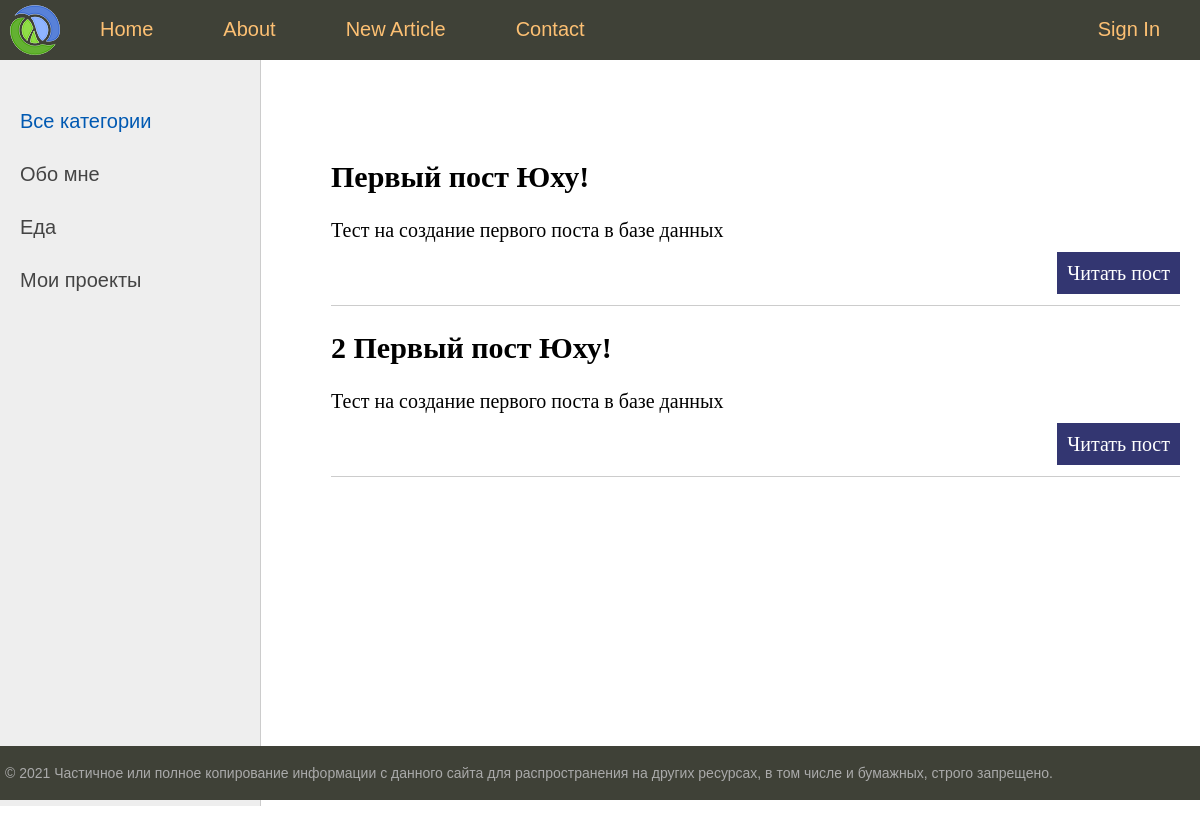
The page / on the database its author committed.
### blog/models.py (models this page shows, shortened)
class Blog(models.Model):
    title = models.CharField(max_length=255)
    content = models.TextField(blank=True)
    photo = models.ImageField(upload_to='photos/%Y/%m/%d/')
    time_created = models.DateTimeField(auto_now_add=True)
    time_updated = models.DateTimeField(auto_now=True)
    is_published = models.BooleanField(default=True)
    def get_absolute_url(self):
        return reverse('post', kwargs={'post_id': self.pk})

### blog/views.py (the view)
# urls.py: path("", index, name="home"),
def index(request):
    posts = Blog.objects.all()
    context = {
        "title": "Home",
        'menu': menu,
        'posts': posts,
    }
    return render(request, 'blog/index.html', context=context)

### blog/templates/blog/index.html (shortened to what this page needs)
{% extends 'blog/base.html' %}
{% block content %}
    <ul class="list-articles">
        {% for p in posts %}
            <li><h2>{{ p.title }}</h2>
                {% autoescape on %}
                    {{ p.content|linebreaks|truncatewords:50 }}
                {% endautoescape %}
                <p class="link-read-post"><a href="{{ p.get_absolute_url }}">Читать пост</a></p>
            </li>
        {% endfor %}
    </ul>
{% endblock %}

### blog/templates/blog/base.html (shortened to what this page needs)
{% load static %}
<!DOCTYPE html>
<html>
<head>
    <link type="text/css" href="{% static 'blog/css/style.css' %}" rel="stylesheet"/>
</head>
<body>
<table class="table-page" border=0 cellpadding="0" cellspacing="0">
    <tr>
        <td valign=top>
            {% block mainmenu %}
                <div class="header">
                    <ul id="mainmenu" class="mainmenu">
                        <li class="logo"><a href="{% url 'home' %}">
                            <div class="logo"></div>
                        </a></li>
                        {% for m in menu %}
                            {% if not forloop.last %}
                                <li><a href="{% url m.url_name %}">{{ m.title }}</a></li>
                            {% else %}
                                <li class="last"><a href="{% url m.url_name %}">{{ m.title }}</a></li>
                            {% endif %}
                        {% endfor %}
                    </ul>
                </div>
            {% endblock mainmenu %}
            <table class="table-content" border=0 cellpadding="0" cellspacing="0">
                <tr>
                    <td valign="top" class="left-chapters">
                        <ul id="leftchapters">
                            <li class="selected">Все категории</li>
                            <li><a href="#">Обо мне</a></li>
                            <li><a href="#">Еда</a></li>
                            <li><a href="#">Мои проекты</a></li>
                        </ul>
                    </td>
                    <td valign="top" class="content">
                        <div class="content-text">
                            {% block content %}
                            {% endblock %}
                        </div>
                    </td>
                </tr>
            </table>
        </td>
    </tr>
    <tr>
        <td valign=top>
            <div id="footer">
                <p>&copy; 2021 Частичное или полное копирование информации с данного сайта для распространения на других
                    ресурсах, в том числе и бумажных, строго запрещено.</p>
            </div>
        </td>
    </tr>
</table>
</body>
</html>

### blog/static/blog/css/style.css (style rules this page uses)
html, body { font-family: 'Arial'; margin: 0; padding: 0; height: 100%; width: 100%; color: #444; }
a { color: #0059b2; text-decoration: none; }
p.link-read-post { text-align: right; }
p.link-read-post a { padding: 10px; min-width: 100px; background: #333671; color: #fff; text-decoration: none; }
ul.list-articles { list-style: none; margin: 0; padding: 0; }
ul.list-articles li { border-bottom: 1px solid #ccc; }
.table-page { width: 100%; height: 100%; vertical-align: top; }
.table-page tr { height: 100%; }
.header { background: #3F4137; height: 60px; }
.logo { background: url('../images/logo.png') no-repeat 10px 5px; width: 70px; height: 60px; }
ul.mainmenu { list-style: none; margin: 0; padding: 0; height: 60px; color: #fdc073; font-size: 20px; overflow: hidden; }
ul.mainmenu li { float: left; margin: 18px 40px 0 30px; }
ul.mainmenu li.logo { margin: 0; }
ul.mainmenu li.last { float: right; }
ul.mainmenu li a { color: #fdc073; text-decoration: none; }
.table-content { width: 100%; min-height: 100%; height: 100%; }
.left-chapters { margin: 0; background: #eee; border-right: 1px solid #ccc; min-height: 100%; }
.left-chapters ul { width: 230px; min-height: 100%; margin: 0; padding: 20px 10px 10px 20px; list-style: none; font-size: 20px; }
.left-chapters ul li { margin: 30px 0 0 0; color: #999; }
.left-chapters ul li.selected { color: #0059b2; }
.left-chapters ul li a { color: #444; text-decoration: none; }
.content { padding: 40px 20px 20px 40px; width: 100%; box-sizing: border-box; }
.content-text { margin: 60px 0 0 30px; color: #000; font-size: 20px; font-family: Yandex Sans Display Light; }
#footer { box-sizing: border-box; background: #3F4137; padding: 5px; color: #aaa; font-size: 14px; font-family: Verdana, Geneva, Arial, Helvetica; text-align: left; overflow: hidden; }

### rows shown on the page
Blog: title "Первый пост Юху!", content "Тест на создание первого поста в базе данных"
Blog: title "2 Первый пост Юху!", content "Тест на создание первого поста в базе данных"

### other values the page prints
{{ m.title }} "Home" "About" "New Article" "Contact"
{{ m.title }} "Sign In"
